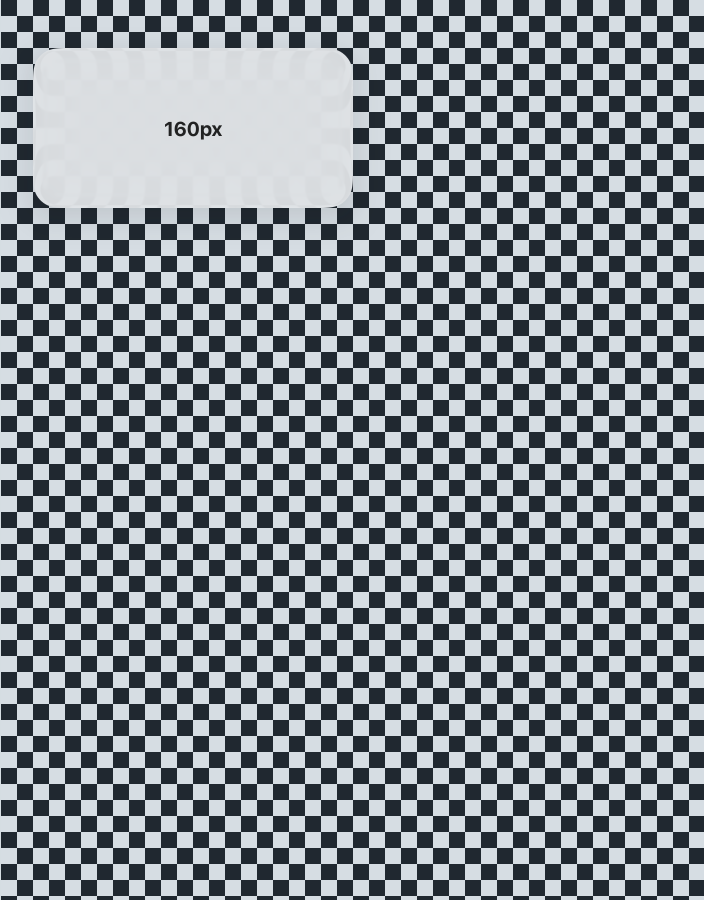
#> input picture packages/calibration/results/2026-09-21-w32-g2-landing/laws-shadow-active-160.png, 1408 x 1800 px (shown at 1/2 size)
$ python eye-stop.py
#> lines starting #> are read from the running program, lines starting #| are printed output that depends on the picture
#!/usr/bin/env python3.12
"""Test the apparent stage discrepancy off retained screenshots; no browser (§5.173)."""
import json
from pathlib import Path
import numpy as np
from PIL import Image

HERE=Path(__file__).resolve().parent
paths=[HERE.parent/'2026-09-21-w32-g2-landing/laws-shadow-active-160.png']
paths+=sorted(HERE.glob('laws-shadow-*.png'))
rows=[]
for path in paths:
    rgb=np.array(Image.open(path).convert('RGB'))
#> rgb is the input picture: shape (1800, 1408, 3); mean R, G, B 130.5, 137.6, 144.3
    # This strip is to the right of the plate, not inside its optical output.
    strip=rgb[0:500,800:920]
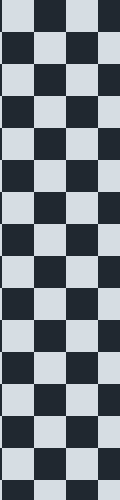
#> strip: shape (500, 120, 3); mean R, G, B 123.1, 130.6, 137.6
    assert strip.shape==(500,120,3)
    unique_rows=np.unique(strip.reshape(500,-1),axis=0).shape[0]
#> unique_rows = 2
    samples=[dict(x=x,y=y,rgb=rgb[y,x].tolist())
             for y in (0,16,32,48,64,96,128,256,480) for x in (810,842)]
#> samples = 18 items
    transitions=(np.where(np.any(strip[1:]!=strip[:-1],axis=(1,2)))[0]+1).tolist()
#> transitions = [32, 64, 96, 128, 160, 192, 224, 256, 288, 320, 352, 384, 416, 448, 480]
    rows.append(dict(verticalScanlineTransitions=transitions,path=str(path.relative_to(HERE.parent)),
                     size=[rgb.shape[1],rgb.shape[0]],
                     rightStrip=[800,0,920,500],distinctScanlines=int(unique_rows),samples=samples))
    print(path.parent.name,path.name,'right-side 120x500 strip: distinct scanlines',unique_rows)
#| 2026-09-21-w32-g2-landing laws-shadow-active-160.png right-side 120x500 strip: distinct scanlines 2
(HERE/'eye-stop.json').write_text(json.dumps(rows,indent=2)+'\n')
